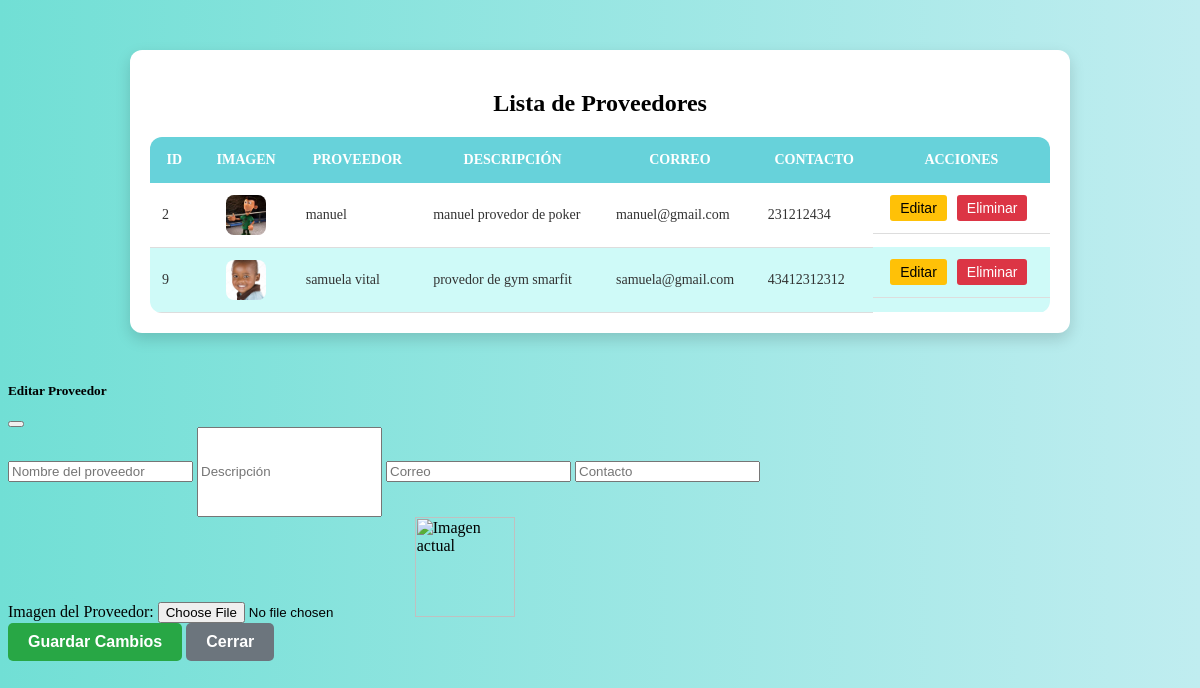
The app's page /php/agregar_provedor.php with its own data.
### tables this page shows
CREATE TABLE `proveedores` (
  `id` int(11) NOT NULL,
  `nombre_provedor` varchar(255) NOT NULL,
  `descripcion` text NOT NULL,
  `correo` varchar(255) NOT NULL,
  `contacto` varchar(20) NOT NULL,
  `imagen_provedor` varchar(255) DEFAULT NULL
);

### php/agregar_provedor.php (the view, shortened to what this page needs)
<?php
include '../php/conexion_be.php';
$query = "SELECT * FROM proveedores";
$resultado = mysqli_query($conexion, $query);
?>
<link rel="stylesheet" href="provedor.css">
<div class="table-container">
    <h2 class="table-title">Lista de Proveedores</h2>
    <table class="custom-table">
        <thead>
            <tr>
                <th>ID</th>
                <th>Imagen</th>
                <th>Proveedor</th>
                <th>Descripción</th>
                <th>Correo</th>
                <th>Contacto</th>
                <th>Acciones</th>
            </tr>
        </thead>
        <tbody>
            <?php
            while ($fila = mysqli_fetch_assoc($resultado)) {
                echo "<tr id='fila-" . $fila['id'] . "'>";
                echo "<td>" . $fila['id'] . "</td>";
                echo "<td><img src='../imagenes_provedores/" . $fila['imagen_provedor'] . "' alt='Proveedor' width='50'></td>";
                echo "<td>" . $fila['nombre_provedor'] . "</td>";
                echo "<td>" . $fila['descripcion'] . "</td>";
                echo "<td>" . $fila['correo'] . "</td>";
                echo "<td>" . $fila['contacto'] . "</td>";
                echo "<td class='acciones'>
                    <button class='btn-edit' data-bs-toggle='modal' data-bs-target='#editarProvedorModal'
                        data-id='" . $fila['id'] . "'
                        data-nombre='" . $fila['nombre_provedor'] . "'
                        data-descripcion='" . $fila['descripcion'] . "'
                        data-correo='" . $fila['correo'] . "'
                        data-contacto='" . $fila['contacto'] . "'
                        data-imagen='../imagenes_provedores/" . $fila['imagen_provedor'] . "'>Editar</button>
                    <button class='btn-delete' data-id='" . $fila['id'] . "'>Eliminar</button>
                </td>";
                echo "</tr>";
            }
            ?>
        </tbody>
    </table>
</div>
<div class="modal fade" id="editarProvedorModal" tabindex="-1" aria-labelledby="editarProvedorModalLabel" aria-hidden="true">
    <div class="modal-dialog">
        <div class="modal-content">
            <div class="modal-header">
                <h5 class="modal-title" id="editarProvedorModalLabel">Editar Proveedor</h5>
                <button type="button" class="btn-close" data-bs-dismiss="modal" aria-label="Close"></button>
            </div>
            <div class="modal-body">
                <form id="editarProveedorForm" action="../php/editar_proveedor.php" method="POST" enctype="multipart/form-data">
                    <input type="text" class="form-control mb-4" id="edit-nombre" name="nombre_provedor" placeholder="Nombre del proveedor" required>
                    <input type="text" style="height: 90px;" class="form-control mb-4" id="edit-descripcion" name="descripcion" placeholder="Descripción" required>
                    <input type="email" class="form-control mb-4" id="edit-correo" name="correo" placeholder="Correo" required>
                    <input type="number" class="form-control mb-4" id="edit-contacto" name="contacto" placeholder="Contacto" required>
                    <div class="mb-3">
                        <label class="form-label">Imagen del Proveedor:</label>
                        <input type="file" class="form-control" id="edit-imagen" name="imagen_provedor">
                        <img id="edit-imagen-preview" src="" alt="Imagen actual" width="100" class="mt-2">
                    </div>
                    <button type="submit" class="boton">Guardar Cambios</button>
                    <button type="button" class="btn btn-secondary" data-bs-dismiss="modal">Cerrar</button>
                </form>
            </div>
        </div>
    </div>
</div>

### index/provedor.css (style rules this page uses)
.table-container { width: 80%; max-width: 900px; background: white; padding: 20px; border-radius: 12px; box-shadow: 0px 4px 10px rgba(0, 0, 0, 0.1); text-align: center; margin: 50px auto; position: relative; z-index: 10; }
.custom-table td img { width: 40px; height: 40px; object-fit: cover; border-radius: 8px; display: block; margin: 0 auto; }
.table-container { width: 80%; max-width: 900px; background: white; padding: 20px; border-radius: 12px; box-shadow: 0px 6px 15px rgba(0, 0, 0, 0.15); text-align: center; margin: 50px auto; position: relative; z-index: 10; transition: transform 0.3s ease, box-shadow 0.3s ease; }
.custom-table { width: 100%; border-collapse: collapse; border-radius: 12px; overflow: hidden; }
.custom-table thead { background: #67d2da; color: white; }
.custom-table th { padding: 15px; text-transform: uppercase; font-weight: bold; font-size: 14px; }
.custom-table td { padding: 12px; border-bottom: 1px solid #ddd; font-size: 14px; color: #333; }
.custom-table tbody tr:nth-child(even) { background: #cffaf8; }
.custom-table td img { width: 40px; height: 40px; object-fit: cover; border-radius: 8px; display: block; margin: 0 auto; transition: transform 0.3s ease; }
.btn { display: inline-block; padding: 8px 15px; border-radius: 5px; text-decoration: none; font-weight: bold; text-align: center; transition: 0.3s; }
.btn-edit { background-color: #ffc107; color: black; }
.btn-delete { background-color: #dc3545; color: white; }
.boton { background-color: #28a745; color: white; border: none; padding: 10px 20px; font-size: 16px; font-weight: bold; border-radius: 5px; cursor: pointer; transition: background 0.3s ease-in-out; }
.btn-secondary { background-color: #6c757d; color: white; border: none; padding: 10px 20px; font-size: 16px; border-radius: 5px; cursor: pointer; transition: background 0.3s ease-in-out; }
.btn-edit, .btn-delete { padding: 5px 10px; border: none; cursor: pointer; border-radius: 3px; font-size: 14px; margin-right: 5px; }
.acciones { display: flex; gap: 5px; justify-content: center; }

### records on screen
proveedores: id "2", imagen_provedor (picture), nombre_provedor "manuel", descripcion "manuel provedor de poker", correo "manuel@gmail.com", contacto "231212434"
proveedores: id "9", imagen_provedor (picture), nombre_provedor "samuela vital", descripcion "provedor de gym smarfit", correo "samuela@gmail.com", contacto "43412312312"
